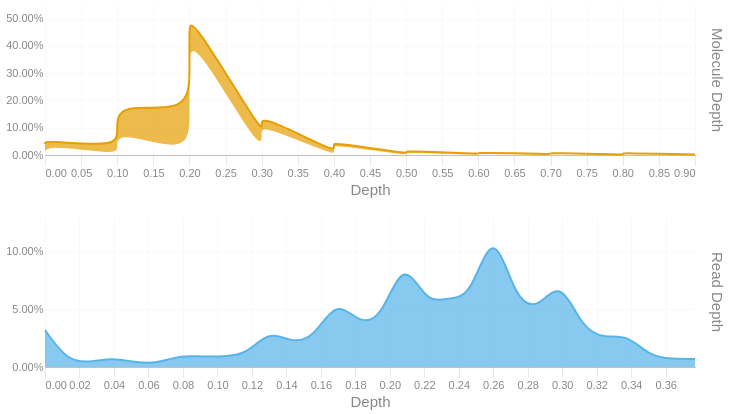

The notebook cell saved with this chart:
### Code cell
readdep = depth_hist(tb['Read Depth'], q99, 3)
readdep = readdep.with_columns(pl.lit('Read Depth').alias('Metric'))
if not SKIPLR:
    moldep = depth_hist(tb['Molecule Depth'], mol_q99, 1)
    moldep = moldep.with_columns(pl.lit('Molecule Depth').alias('Metric'))
    _hist = pl.concat([readdep, moldep])
    _hist = _hist.filter(pl.col('Proportion') != 0)
    with SafeRender(_hist):
        (
            alt.Chart(_hist)        
            .mark_area(interpolate = "basis")
            .encode(
                x=alt.X('Bin:Q').scale(domainMin=0).axis(alt.Axis(title='Depth')),
                y = alt.Y('Proportion:Q', title = None).axis(format = '.2%'),
                color = alt.Color('Metric:N').legend(None),
                row = alt.Row("Metric:N").header(title = None, labelOrient = 'right'),
                tooltip = [
                    alt.Tooltip("Metric:N", title = "Metric"),
                    alt.Tooltip('Interval:N', title = "Depth Interval"),
                    alt.Tooltip('Proportion:Q', title = "% Alignments").format('.2%')
                ]
            )
            .resolve_scale(x='independent', y='independent')
            .properties(
                height = 150, width = 650,
                usermeta={'embedOptions': {'downloadFileName': f'{samplename}.depth.hist'}}
            )
        ).display()
else:
    readdep = readdep.filter(pl.col('Proportion') != 0)
    with SafeRender(readdep):
        (
            alt.Chart(readdep)        
            .mark_area(interpolate = "basis")
            .encode(
                x=alt.X('Bin:Q').scale(domainMin=0).axis(alt.Axis(title='Depth')),
                y = alt.Y('Proportion:Q', title = None).axis(format = '.2%'),
                tooltip = [
                    alt.Tooltip('Interval:N', title = "Depth Interval"),
                    alt.Tooltip('Proportion:Q', title = "% Alignments").format('.2%')
                ]
            )
            .properties(
                usermeta={'embedOptions': {'downloadFileName': f'{samplename}.depth.hist'}}
            )
        ).display()

### Figure 1 — Vega-Lite specification as saved in the notebook (floating-point values rounded to 4 significant figures)
{"width": 650, "height": 150, "config": {"title": {"anchor": "start", "dy": -15, "fontSize": 18, "color": "#888888", "subtitleColor": "#888888", "subtitleFontSize": 14}, "arc": {"fill": "#0072B2"}, "axis": {"domainColor": "#888888", "domainWidth": 0.5, "gridWidth": 0.2, "grid": false, "titleFontWeight": 400, "titleFontSize": 15, "labelFontSize": 11, "labelColor": "#888888", "tickColor": "#888888", "tickWidth": 0.2, "titleColor": "#888888"}, "axisBand": {"grid": false}, "axisX": {"grid": true, "tickSize": 10, "domainCap": "round"}, "axisY": {"domain": false, "grid": true, "tickSize": 0, "domainCap": "round"}, "background": "transparent", "header": {"labelFontSize": 15, "labelColor": "#888888", "titleFontSize": 15, "titleFontWeight": 600, "titleColor": "#888888"}, "legend": {"labelFont": "sans-serif", "labelFontSize": 12, "labelColor": "#888888", "symbolSize": 100, "symbolType": "circle", "titleFontSize": 12, "titlePadding": 10, "titleColor": "#888888", "title": null}, "range": {"category": ["#E69F00", "#56B4E9", "#009E73", "#F0E442", "#0072B2", "#D55E00", "#CC79A7", "#000000"], "diverging": ["#cfe8f3", "#a2d4ec", "#73bfe2", "#46abdb", "#1696d2", "#12719e"]}, "area": {"fill": "#0072B2", "fillOpacity": 0.7, "line": true, "strokeOpacity": 0.7}, "line": {"color": "#0072B2", "stroke": "#0072B2", "strokeWidth": 2}, "trail": {"color": "#0072B2", "stroke": "#0072B2", "strokeWidth": 0, "size": 1}, "point": {"filled": true, "fillOpacity": 1.0, "size": 95}, "text": {"color": "#888888", "fontSize": 11, "align": "right", "fontWeight": 400, "size": 11}, "bar": {"fill": "#0072B2", "stroke": null}, "view": {"stroke": null, "continuousWidth": 660, "continuousHeight": 400}}, "data": {"name": "data-9377cce00e00a7f04b71bddd390e020c"}, "mark": {"type": "area", "interpolate": "basis"}, "encoding": {"color": {"field": "Metric", "legend": null, "type": "nominal"}, "row": {"field": "Metric", "header": {"title": null, "labelOrient": "right"}, "type": "nominal"}, "tooltip": [{"field": "Metric", "title": "Metric", "type": "nominal"}, {"field": "Interval", "title": "Depth Interval", "type": "nominal"}, {"field": "Proportion", "format": ".2%", "title": "% Alignments", "type": "quantitative"}], "x": {"axis": {"title": "Depth"}, "field": "Bin", "scale": {"domainMin": 0}, "type": "quantitative"}, "y": {"axis": {"format": ".2%"}, "field": "Proportion", "title": null, "type": "quantitative"}}, "resolve": {"scale": {"x": "independent", "y": "independent"}}, "usermeta": {"embedOptions": {"downloadFileName": "S6_Altamaha_3953.depth.hist"}}, "$schema": "https://vega.github.io/schema/vega-lite/v6.1.0.json", "datasets": {"data-9377cce00e00a7f04b71bddd390e020c": [{"Bin": 0.0, "Interval": "0.0-0.013", "Proportion": 0.032, "Metric": "Read Depth"}, {"Bin": 0.013, "Interval": "0.013-0.026", "Proportion": 0.005, "Metric": "Read Depth"}, {"Bin": 0.026, "Interval": "0.026-0.039", "Proportion": 0.004, "Metric": "Read Depth"}, {"Bin": 0.039, "Interval": "0.039-0.052", "Proportion": 0.008, "Metric": "Read Depth"}, {"Bin": 0.052, "Interval": "0.052-0.065", "Proportion": 0.004, "Metric": "Read Depth"}, {"Bin": 0.065, "Interval": "0.065-0.078", "Proportion": 0.003, "Metric": "Read Depth"}, {"Bin": 0.078, "Interval": "0.078-0.091", "Proportion": 0.01, "Metric": "Read Depth"}, {"Bin": 0.091, "Interval": "0.091-0.104", "Proportion": 0.009, "Metric": "Read Depth"}, {"Bin": 0.104, "Interval": "0.104-0.117", "Proportion": 0.009, "Metric": "Read Depth"}, {"Bin": 0.117, "Interval": "0.117-0.13", "Proportion": 0.011, "Metric": "Read Depth"}, {"Bin": 0.13, "Interval": "0.13-0.143", "Proportion": 0.032, "Metric": "Read Depth"}, {"Bin": 0.143, "Interval": "0.143-0.156", "Proportion": 0.021, "Metric": "Read Depth"}, {"Bin": 0.156, "Interval": "0.156-0.169", "Proportion": 0.025, "Metric": "Read Depth"}, {"Bin": 0.169, "Interval": "0.169-0.182", "Proportion": 0.059, "Metric": "Read Depth"}, {"Bin": 0.182, "Interval": "0.182-0.195", "Proportion": 0.038, "Metric": "Read Depth"}, {"Bin": 0.195, "Interval": "0.195-0.208", "Proportion": 0.041, "Metric": "Read Depth"}, {"Bin": 0.208, "Interval": "0.208-0.221", "Proportion": 0.096, "Metric": "Read Depth"}, {"Bin": 0.221, "Interval": "0.221-0.234", "Proportion": 0.055, "Metric": "Read Depth"}, {"Bin": 0.234, "Interval": "0.234-0.247", "Proportion": 0.06, "Metric": "Read Depth"}, {"Bin": 0.247, "Interval": "0.247-0.26", "Proportion": 0.06, "Metric": "Read Depth"}, {"Bin": 0.26, "Interval": "0.26-0.273", "Proportion": 0.125, "Metric": "Read Depth"}, {"Bin": 0.273, "Interval": "0.273-0.286", "Proportion": 0.057, "Metric": "Read Depth"}, {"Bin": 0.286, "Interval": "0.286-0.299", "Proportion": 0.05, "Metric": "Read Depth"}, {"Bin": 0.299, "Interval": "0.299-0.312", "Proportion": 0.077, "Metric": "Read Depth"}, {"Bin": 0.312, "Interval": "0.312-0.325", "Proportion": 0.032, "Metric": "Read Depth"}, {"Bin": 0.325, "Interval": "0.325-0.338", "Proportion": 0.025, "Metric": "Read Depth"}, {"Bin": 0.338, "Interval": "0.338-0.351", "Proportion": 0.028, "Metric": "Read Depth"}, {"Bin": 0.351, "Interval": "0.351-0.364", "Proportion": 0.009, "Metric": "Read Depth"}, {"Bin": 0.364, "Interval": "0.364-0.377", "Proportion": 0.007, "Metric": "Read Depth"}, {"Bin": 0.377, "Interval": "0.377-0.39", "Proportion": 0.007, "Metric": "Read Depth"}, {"Bin": 0.0, "Interval": "0.0-0.0", "Proportion": 0.04, "Metric": "Molecule Depth"}, {"Bin": 0.0, "Interval": "0.0-0.1", "Proportion": 0.014, "Metric": "Molecule Depth"}, {"Bin": 0.1, "Interval": "0.1-0.1", "Proportion": 0.028, "Metric": "Molecule Depth"}, {"Bin": 0.1, "Interval": "0.1-0.1", "Proportion": 0.062, "Metric": "Molecule Depth"}, {"Bin": 0.1, "Interval": "0.1-0.2", "Proportion": 0.103, "Metric": "Molecule Depth"}, {"Bin": 0.2, "Interval": "0.2-0.2", "Proportion": 0.15, "Metric": "Molecule Depth"}, {"Bin": 0.2, "Interval": "0.2-0.2", "Proportion": 0.169, "Metric": "Molecule Depth"}, {"Bin": 0.2, "Interval": "0.2-0.2", "Proportion": 0.136, "Metric": "Molecule Depth"}, {"Bin": 0.2, "Interval": "0.2-0.3", "Proportion": 0.064, "Metric": "Molecule Depth"}, {"Bin": 0.3, "Interval": "0.3-0.3", "Proportion": 0.083, "Metric": "Molecule Depth"}, {"Bin": 0.3, "Interval": "0.3-0.3", "Proportion": 0.027, "Metric": "Molecule Depth"}, {"Bin": 0.3, "Interval": "0.3-0.4", "Proportion": 0.036, "Metric": "Molecule Depth"}, {"Bin": 0.4, "Interval": "0.4-0.4", "Proportion": 0.012, "Metric": "Molecule Depth"}, {"Bin": 0.4, "Interval": "0.4-0.4", "Proportion": 0.018, "Metric": "Molecule Depth"}, {"Bin": 0.4, "Interval": "0.4-0.4", "Proportion": 0.006, "Metric": "Molecule Depth"}, {"Bin": 0.4, "Interval": "0.4-0.5", "Proportion": 0.01, "Metric": "Molecule Depth"}, {"Bin": 0.5, "Interval": "0.5-0.5", "Proportion": 0.005, "Metric": "Molecule Depth"}, {"Bin": 0.5, "Interval": "0.5-0.5", "Proportion": 0.005, "Metric": "Molecule Depth"}, {"Bin": 0.5, "Interval": "0.5-0.6", "Proportion": 0.006, "Metric": "Molecule Depth"}, {"Bin": 0.6, "Interval": "0.6-0.6", "Proportion": 0.004, "Metric": "Molecule Depth"}, {"Bin": 0.6, "Interval": "0.6-0.6", "Proportion": 0.002, "Metric": "Molecule Depth"}, {"Bin": 0.6, "Interval": "0.6-0.7", "Proportion": 0.003, "Metric": "Molecule Depth"}, {"Bin": 0.7, "Interval": "0.7-0.7", "Proportion": 0.003, "Metric": "Molecule Depth"}, {"Bin": 0.7, "Interval": "0.7-0.7", "Proportion": 0.002, "Metric": "Molecule Depth"}, {"Bin": 0.7, "Interval": "0.7-0.8", "Proportion": 0.003, "Metric": "Molecule Depth"}, {"Bin": 0.8, "Interval": "0.8-0.8", "Proportion": 0.001, "Metric": "Molecule Depth"}, {"Bin": 0.8, "Interval": "0.8-0.8", "Proportion": 0.002, "Metric": "Molecule Depth"}, {"Bin": 0.8, "Interval": "0.8-0.8", "Proportion": 0.002, "Metric": "Molecule Depth"}, {"Bin": 0.8, "Interval": "0.8-0.9", "Proportion": 0.002, "Metric": "Molecule Depth"}, {"Bin": 0.9, "Interval": "0.9-0.9", "Proportion": 0.002, "Metric": "Molecule Depth"}]}}
